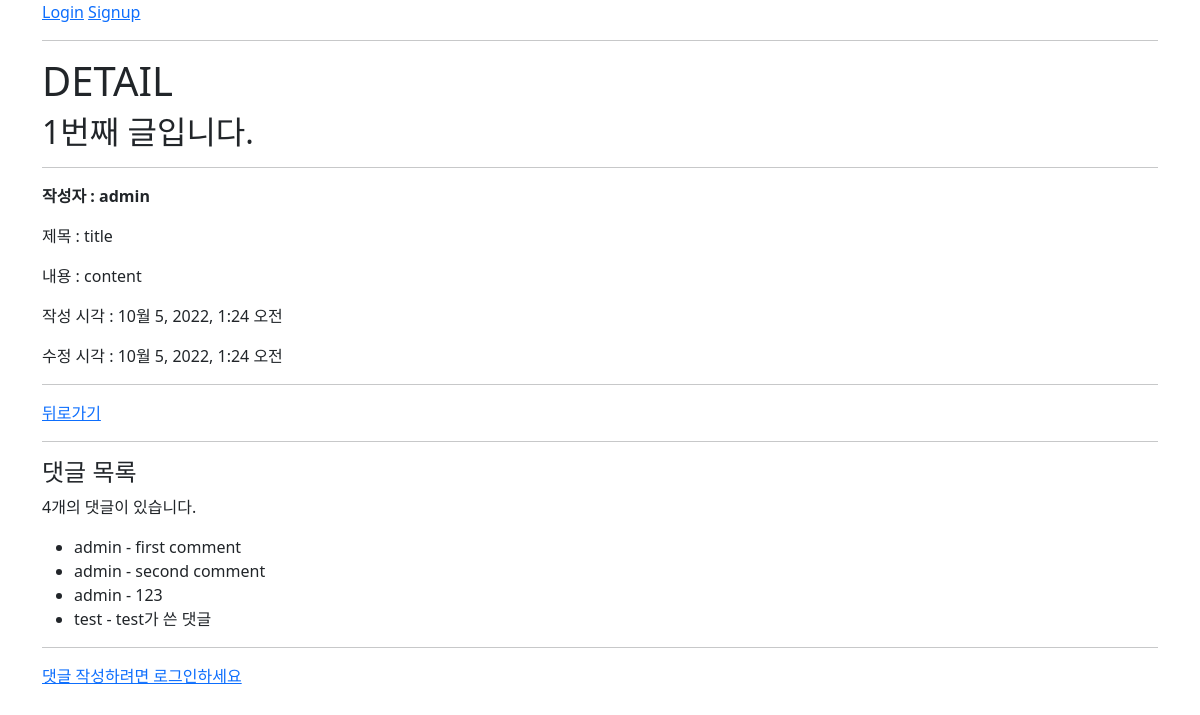
/articles/1/, run on the app's committed database.
### articles/models.py (models this page shows, shortened)
class Article(models.Model):
    user = models.ForeignKey(settings.AUTH_USER_MODEL,on_delete=models.CASCADE)
    title = models.CharField(max_length=10)
    content = models.TextField()
    created_at = models.DateTimeField(auto_now_add=True)
    updated_at = models.DateTimeField(auto_now=True)

class Comment(models.Model):
    article = models.ForeignKey(Article, on_delete=models.CASCADE)
    user = models.ForeignKey(settings.AUTH_USER_MODEL,on_delete=models.CASCADE)
    content = models.TextField(max_length=200)
    created_at = models.DateTimeField(auto_now_add = True)
    updated_at = models.DateTimeField(auto_now = True)

### accounts/models.py (models this page shows)
class User(AbstractUser):
    pass

### articles/views.py (the view)
# urls.py: path('<int:pk>/', views.detail, name='detail'),
@require_safe
def detail(request, pk):
    article = Article.objects.get(pk=pk)
    comment_form = CommentForm()
    comments = article.comment_set.all()
    context = {
        'article': article,
        'comment_form' : comment_form,
        'comments': comments,
    }
    return render(request, 'articles/detail.html', context)

### articles/templates/articles/detail.html (shortened to what this page needs)
{% extends 'base.html' %}
{% block content %}
  <h1>DETAIL</h1>
  <h2>{{ article.pk }}번째 글입니다.</h2>
  <hr>
  <p><b>작성자 : {{ article.user }}</b></p>
  <p>제목 : {{ article.title }}</p>
  <p>내용 : {{ article.content }}</p>
  <p>작성 시각 : {{ article.created_at }}</p>
  <p>수정 시각 : {{ article.updated_at }}</p>
  <hr>
  <a href="{% url 'articles:index' %}">뒤로가기</a>
  <hr>
  <h4>댓글 목록</h4>
  {% if comments %}
    <p>{{ comments|length }}개의 댓글이 있습니다.</p>
  {% endif %}
  <ul>
    {% for comment in comments %}
      <li>
        {{ comment.user }} - {{ comment.content }}
      </li>
    {% empty%}
      <li>댓글이 없습니다.</li>
    {% endfor %}
  </ul>
  <hr>
  {% if request.user.is_authenticated %}
    <form action="{% url 'articles:comments_create' article.pk%}" method="POST">
      {% csrf_token%}
      {{ comment_form }}
      <input type="submit">
    </form>
  {% else %}
    <a href="{% url 'accounts:login' %}">댓글 작성하려면 로그인하세요</a>
  {% endif %}
{% endblock content %}

### templates/base.html (shortened to what this page needs)
<!DOCTYPE html>
<html lang="en">
<head>
  <link href="https://cdn.jsdelivr.net/npm/bootstrap@5.2.0/dist/css/bootstrap.min.css" rel="stylesheet">  <title>Document</title>
</head>
<body>
  <div class="container">
    {% if request.user.is_authenticated %}
      <h3>{{ user }}</h3>
      <form action="{% url 'accounts:logout' %}" method="POST">
        {% csrf_token %}
        <input type="submit" value="Logout">
      </form>
      <form action="{% url 'accounts:delete' %}" method="POST">
        {% csrf_token %}
        <input type="submit" value="회원탈퇴">
      </form>
      <a href="{% url 'accounts:update' %}">회원정보수정</a>
    {% else %}
      <a href="{% url 'accounts:login' %}">Login</a>
      <a href="{% url 'accounts:signup' %}">Signup</a>
    {% endif %}
    <hr>
    {% block content %}
    {% endblock content %}
  </div>
</body>
</html>

### data on the page
Article: pk "1", user "admin", title "title", content "content", created_at "10월 5, 2022, 1:24 오전", updated_at "10월 5, 2022, 1:24 오전"
Comment: user "admin", content "first comment"
Comment: user "admin", content "second comment"
Comment: user "admin", content "123"
Comment: user "test", content "test가 쓴 댓글"

### other printed values
{{ comments|length }} "4"
